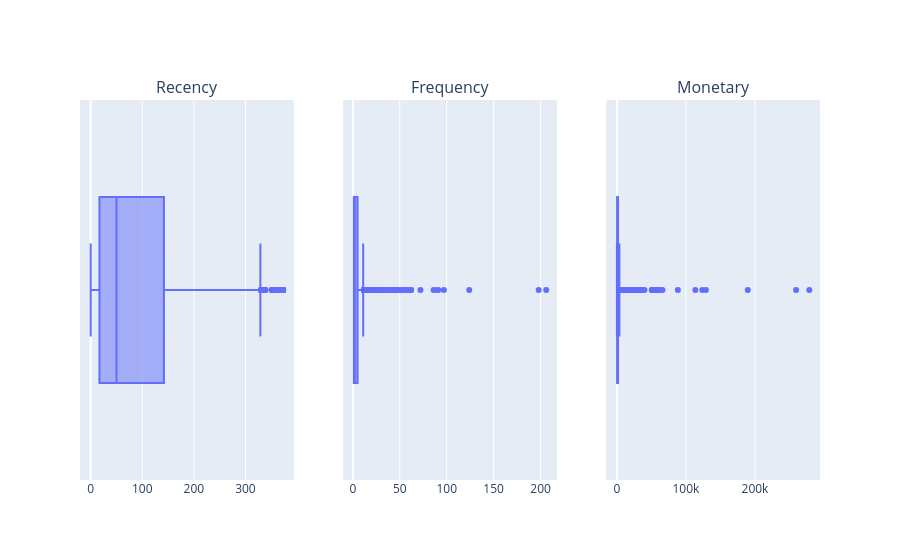

Notebook code cell kept with this figure:
### Markdown cell above
Теперь давайте взглянем на коробчатые диаграммы для каждого из признаков:

### Code cell
# Используем только RFM-столбцы (без CustomerID)
rfm_columns = ['Recency', 'Frequency', 'Monetary']

boxes = [px.box(rfm_table, x=column) for column in rfm_columns]
fig = make_subplots(
    rows=1, cols=3, 
    subplot_titles=("Recency", "Frequency", "Monetary")
)

for i, box in enumerate(boxes):
    fig.add_trace(boxes[i]['data'][0], row=1, col=i+1)

fig.update_layout(showlegend=True)

fig.show()

### Figure 1 — Plotly figure (JSON) as saved in the notebook; plotly's stock layout.template omitted (floating-point values rounded to 4 significant figures; data arrays with more than 128 entries replaced by an {"elided": "..."} marker saying what was removed)
{"data": [{"alignmentgroup": "True", "hovertemplate": "Recency=%{x}<extra></extra>", "legendgroup": "", "marker": {"color": "#636efa"}, "name": "", "notched": false, "offsetgroup": "", "orientation": "h", "showlegend": false, "type": "box", "x": {"elided": "4334 int values"}, "x0": " ", "xaxis": "x", "y0": " ", "yaxis": "y"}, {"alignmentgroup": "True", "hovertemplate": "Frequency=%{x}<extra></extra>", "legendgroup": "", "marker": {"color": "#636efa"}, "name": "", "notched": false, "offsetgroup": "", "orientation": "h", "showlegend": false, "type": "box", "x": {"elided": "4334 int values"}, "x0": " ", "xaxis": "x2", "y0": " ", "yaxis": "y2"}, {"alignmentgroup": "True", "hovertemplate": "Monetary=%{x}<extra></extra>", "legendgroup": "", "marker": {"color": "#636efa"}, "name": "", "notched": false, "offsetgroup": "", "orientation": "h", "showlegend": false, "type": "box", "x": {"elided": "4334 float values"}, "x0": " ", "xaxis": "x3", "y0": " ", "yaxis": "y3"}], "layout": {"annotations": [{"font": {"size": 16}, "showarrow": false, "text": "Recency", "x": 0.1444, "xanchor": "center", "xref": "paper", "y": 1, "yanchor": "bottom", "yref": "paper"}, {"font": {"size": 16}, "showarrow": false, "text": "Frequency", "x": 0.5, "xanchor": "center", "xref": "paper", "y": 1, "yanchor": "bottom", "yref": "paper"}, {"font": {"size": 16}, "showarrow": false, "text": "Monetary", "x": 0.8556, "xanchor": "center", "xref": "paper", "y": 1, "yanchor": "bottom", "yref": "paper"}], "showlegend": true, "xaxis": {"anchor": "y", "domain": [0, 0.2889]}, "xaxis2": {"anchor": "y2", "domain": [0.3556, 0.6444]}, "xaxis3": {"anchor": "y3", "domain": [0.7111, 1]}, "yaxis": {"anchor": "x", "domain": [0, 1]}, "yaxis2": {"anchor": "x2", "domain": [0, 1]}, "yaxis3": {"anchor": "x3", "domain": [0, 1]}}}
